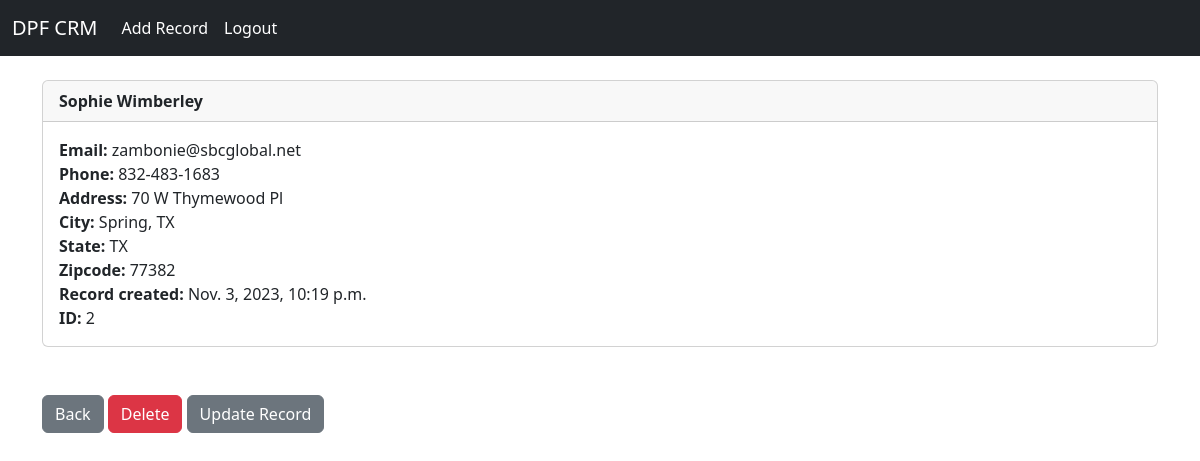
The page /record/2 (signed in) on the database its author committed.
### website/models.py (models this page shows, shortened)
class Record(models.Model):
	created_at = models.DateTimeField(auto_now_add=True)
	first_name = models.CharField(max_length=50)
	last_name = models.CharField(max_length=50)
	email = models.CharField(max_length=100)
	phone = models.CharField(max_length=15)
	address = models.CharField(max_length=100)
	city = models.CharField(max_length=50)
	state = models.CharField(max_length=50)
	zipcode = models.CharField(max_length=20)

### website/views.py (the view)
# urls.py: path('record/<int:pk>', views.customer_record, name = 'record'),
def customer_record(request, pk):
		if request.user.is_authenticated:
			customer_record = Record.objects.get(id=pk)
			return render(request, 'record.html', {'customer_record':customer_record})
		else:
			messages.success(request, "You Must Be Logged In To View That Page...")
			return redirect('home')

### website/templates/record.html
{% extends 'base.html' %}
{% block content %}
<div class="card">
  <div class="card-header">
    <strong>{{ customer_record.first_name }}
    {{ customer_record.last_name }}</strong>
  </div>
  <div class="card-body">
  	<p class ="card-text">
       <strong>Email:           </strong>{{ customer_record.email }}<br/>
        <strong>Phone:          </strong>{{ customer_record.phone }}<br/>
        <strong>Address:        </strong>{{ customer_record.address }}<br/>
        <strong>City:           </strong>{{ customer_record.city }}<br/>
        <strong>State:          </strong>{{ customer_record.state }}<br/>
        <strong>Zipcode:        </strong>{{ customer_record.zipcode }}<br/>
        <strong>Record created: </strong>{{ customer_record.created_at }}<br/>
        <strong>ID:             </strong>{{ customer_record.id }}<br/>
      </p>
  </div>
</div>
<br/><br/>
<a href="{% url 'home' %}" class="btn btn-secondary">Back </a>
<a href="{% url 'delete_record' customer_record.id  %}" class="btn btn-danger">Delete </a>
<a href="{% url 'update_record' customer_record.id %}" class="btn btn-secondary">Update Record </a>
{% endblock %}

### rows shown on the page
Record: first_name "Sophie", last_name "Wimberley", email "zambonie@sbcglobal.net", phone "832-483-1683", address "70 W Thymewood Pl", city "Spring, TX", state "TX", zipcode "77382", created_at "Nov. 3, 2023, 10:19 p.m.", id "2"
